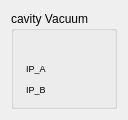
<?xml version="1.0" encoding="UTF-8"?>
<ui version="4.0">
 <class>CavityVacuum</class>
 <widget class="TaurusWidget" name="CavityVacuum">
  <property name="geometry">
   <rect>
    <x>0</x>
    <y>0</y>
    <width>116</width>
    <height>100</height>
   </rect>
  </property>
  <property name="windowTitle">
   <string>Form</string>
  </property>
  <layout class="QGridLayout" name="gridLayout">
   <item row="0" column="0">
    <widget class="TaurusGroupBox" name="vacuumGroup">
     <property name="title">
      <string>cavity Vacuum</string>
     </property>
     <layout class="QGridLayout" name="gridLayout_2">
      <item row="0" column="0" colspan="2">
       <widget class="TaurusLabel" name="HVGValue">
        <property name="minimumSize">
         <size>
          <width>60</width>
          <height>15</height>
         </size>
        </property>
        <property name="maximumSize">
         <size>
          <width>80</width>
          <height>15</height>
         </size>
        </property>
       </widget>
      </item>
      <item row="1" column="0">
       <widget class="QLabel" name="IonPumpALabel">
        <property name="maximumSize">
         <size>
          <width>50</width>
          <height>16777215</height>
         </size>
        </property>
        <property name="font">
         <font>
          <pointsize>7</pointsize>
         </font>
        </property>
        <property name="text">
         <string>IP_A</string>
        </property>
       </widget>
      </item>
      <item row="1" column="1">
       <widget class="TaurusLed" name="IonPumpALed">
        <property name="minimumSize">
         <size>
          <width>15</width>
          <height>15</height>
         </size>
        </property>
        <property name="maximumSize">
         <size>
          <width>15</width>
          <height>15</height>
         </size>
        </property>
       </widget>
      </item>
      <item row="2" column="0">
       <widget class="QLabel" name="IonPumpBLabel">
        <property name="maximumSize">
         <size>
          <width>50</width>
          <height>16777215</height>
         </size>
        </property>
        <property name="font">
         <font>
          <pointsize>7</pointsize>
         </font>
        </property>
        <property name="text">
         <string>IP_B</string>
        </property>
       </widget>
      </item>
      <item row="2" column="1">
       <widget class="TaurusLed" name="IonPumpBLed">
        <property name="minimumSize">
         <size>
          <width>15</width>
          <height>15</height>
         </size>
        </property>
        <property name="maximumSize">
         <size>
          <width>15</width>
          <height>15</height>
         </size>
        </property>
       </widget>
      </item>
     </layout>
    </widget>
   </item>
  </layout>
 </widget>
 <customwidgets>
  <customwidget>
   <class>TaurusWidget</class>
   <extends>QWidget</extends>
   <header>taurus.qt.qtgui.container</header>
   <container>1</container>
  </customwidget>
  <customwidget>
   <class>TaurusGroupBox</class>
   <extends>QGroupBox</extends>
   <header>taurus.qt.qtgui.container</header>
   <container>1</container>
  </customwidget>
  <customwidget>
   <class>TaurusLabel</class>
   <extends>QLabel</extends>
   <header>taurus.qt.qtgui.display</header>
  </customwidget>
  <customwidget>
   <class>TaurusLed</class>
   <extends>QLed</extends>
   <header>taurus.qt.qtgui.display</header>
  </customwidget>
  <customwidget>
   <class>QLed</class>
   <extends>QPixmapWidget</extends>
   <header>taurus.qt.qtgui.display</header>
  </customwidget>
  <customwidget>
   <class>QPixmapWidget</class>
   <extends>QWidget</extends>
   <header>taurus.qt.qtgui.display</header>
  </customwidget>
 </customwidgets>
 <resources/>
 <connections/>
</ui>
